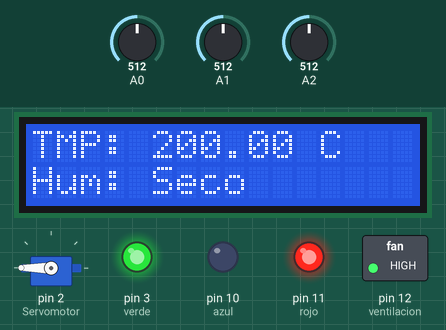
Simulated run of this sketch. Board: Arduino Uno, built with avr-gcc and run on an emulated ATmega328P. Shown: 16×2 character LCD, servo, switched loads named in the sketch (green lamp = pin HIGH), output pins drawn as LEDs (lit = HIGH). Inputs (shaded band) come from the test bench; at power-on: A1 = 512, A0 = 512, A2 = 512.

Above: at 1.2 s.
1.3 s: A1 set to 598
5.5 s: A1 set to 620
At 6.8 s:
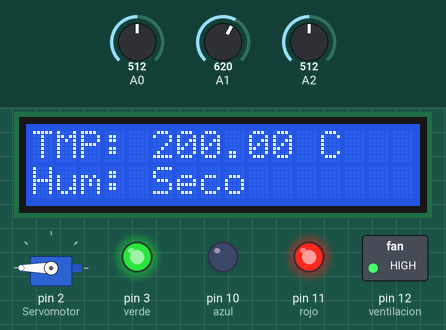
8.2 s: A1 set to 716
At 9.9 s:
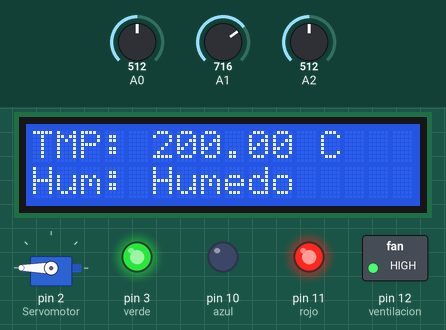
13.6 s: A0 set to 178
At 14.9 s:
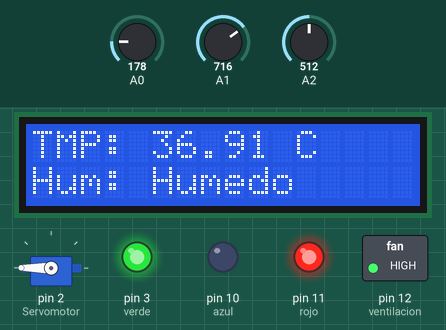
16.3 s: A0 set to 156
At 17.9 s:
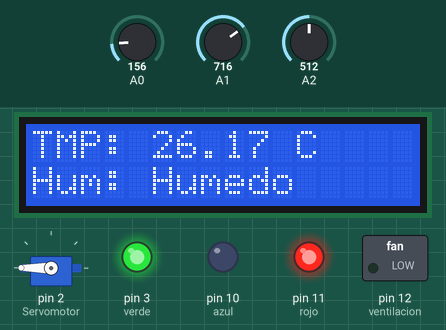
20.6 s: A1 set to 122
At 22.4 s:
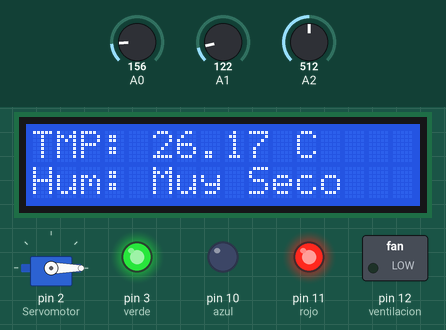
Timing chart, 0 to 25.6 s (numbered marks = the images above; inputs shaded):
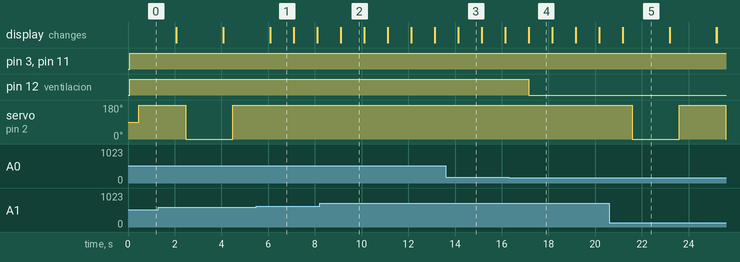

Measured:
- the behaviour switches between 164 and 163 on A0 (found by bisection; images 3 and 4)
- after the input at 5.5 s, servo on pin 2 (Servomotor): stays 180° (without the input it goes to 0° after 0.99 s)
- after the input at 8.2 s, the display: first differs from a run without the input after 0.90 s (image 2)
- after the input at 13.6 s, the display: first differs from a run without the input after 0.54 s (image 3)
- after the input at 16.3 s, pin 12 (ventilacion): HIGH → LOW after 0.86 s; the display: first differs from a run without the input after 0.86 s (image 4)
- after the input at 20.6 s, servo on pin 2 (Servomotor): 180° → 0° after 0.98 s, → 180° 2.0 s later, → 0° 2.0 s later; the display: first differs from a run without the input after 0.58 s (image 5)
- what the display in image 1 shows lasts 1.0 s, from 6.1 s to 7.1 s

The sketch:

Codigo-Arduino.ino
```cpp
#include <LiquidCrystal.h>
#include <Servo.h>
//LiquidCrystal LCD(rs, enable, d4, d5, d6, d7);

LiquidCrystal LCD(9,8,4,5,6,7);
Servo Servomotor; // nombre
float temp1 = 0.00 ;
float temp2 = 0.00 ;
float temp3 = 0.00 ;
float temp4 = 0.00 ;

int angulo=0;
int ventilacion = 12;

int rojo = 11;
int azul = 10;
int verde = 3;


void setup()
{
  Serial.begin(9600);
  LCD.begin(16,2);
  LCD.setCursor(0,0);

  pinMode(verde, OUTPUT);
  pinMode(azul, OUTPUT);
  pinMode(rojo, OUTPUT);

  pinMode(ventilacion,OUTPUT);

  Servomotor.attach(2); // a que pin esta asignado
}

void loop()
{
  /*
    LCD.println("Hola");
    LCD.scrollDisplayLeft();
    delay(100);
    */

  // TMP
  int valor_leido = analogRead(A0);

  temp1 = 5*valor_leido;
  temp2 = temp1 * 100;
  temp3 = temp2 / 1024;
  temp4 = temp3 - 50;

  LCD.setCursor(0,0);
  LCD.print("TMP: ");
  LCD.print(temp4);
  LCD.print(" C");

  // SENSOR DE HUMEDAD
  int sensor_hum = analogRead(A1);
  int humedad = map(sensor_hum,0,876,0,100);
  LCD.setCursor(0,1);
  LCD.print("Hum: ");
  if(humedad <= 20){
    LCD.print("Muy Seco");
  }
  else if(humedad > 20 && humedad <= 70){
    LCD.print("Seco");
  }
  else if(humedad > 70){
    LCD.print("Humedo");
  }

  // FOTORRESISTENCIA
  float luminosidad = analogRead(A2);
  float luz = map(luminosidad,1017,344,0,100);
  if (luz >= 78){
    digitalWrite(rojo,0);
    digitalWrite(azul,254);
    digitalWrite(verde,0);
  }
  else if(luz < 78){
    digitalWrite(rojo,254);
    digitalWrite(azul,0);
    digitalWrite(verde,254);
  }
  //Serial.println("LUZ: ");
  //Serial.println(luz);


// ventilacion
  if(temp4 > 30){
    digitalWrite(ventilacion,HIGH);
  }
  else{
    digitalWrite(ventilacion,LOW);
  }

// SISTEMA DE RIEGO
  if(humedad < 69){
    if (angulo == 0){
      delay(400);
      Servomotor.write(180);
      delay(600);
      angulo = 180;
    }
    else if(angulo == 180){
      delay(400);
      Servomotor.write(0);
      delay(600);
      angulo = 0;
    }
  }
  	delay(1000);
	LCD.clear();
}
```
